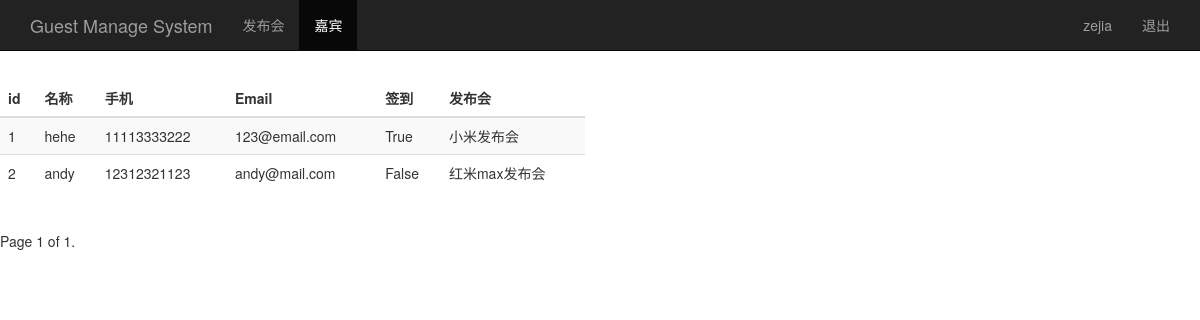
The page /guest_manage/ (signed in) on the database its author committed.
### sign/models.py (models this page shows, shortened)
class Guest(models.Model):
    event = models.ForeignKey(Event, on_delete=models.CASCADE)
    realname = models.CharField(max_length=64)
    phone = models.CharField(max_length=16)
    email = models.EmailField()
    sign = models.BooleanField()
    create_time = models.DateTimeField(auto_now=True)
    class Meta:
        unique_together = ('event', 'phone')

class Event(models.Model):
    name = models.CharField(max_length=100)    #发布会标题
    limit = models.IntegerField()              #参加人数
    status = models.BooleanField()             #状态
    address = models.CharField(max_length=200) #地址
    start_time = models.DateTimeField('event time')  #发布会时间
    create_time = models.DateTimeField(auto_now=True) #创建时间(自动获取当前时间)
    def __str__(self):
        return self.name

### sign/views.py (the view)
# urls.py: path('guest_manage/', views.guest_manage),
@login_required
def guest_manage(request):
    username = request.session.get('user', '')
    guest_list = Guest.objects.all()
    paginator = Paginator(guest_list, 2)
    page = request.GET.get('page')
    try:
        contacts = paginator.page(page)
    except PageNotAnInteger:
        contacts = paginator.page(1)
    except EmptyPage:
        contacts = paginator.page(paginator.num_pages)
    return render(request, 'guest_manage.html', {'user': username, 'guests': contacts})

### sign/templates/guest_manage.html (shortened to what this page needs)
<!DOCTYPE html>
<html lang="en">
<head>
    {% load bootstrap3 %}
    {% bootstrap_css %}
</head>
<body>
    <nav class="navbar navbar-inverse navbar-fixed-top">
        <div class="container">
            <div class="navbar-header">
                <a class="navbar-brand" href="/guest/manage/">Guest Manage System</a>
            </div>
            <div id="navbar" class="collapse navbar-collapse">
                <ul class="nav navbar-nav">
                    <li><a href="/event_manage/">发布会</a></li>
                    <li class="active"><a href="#">嘉宾</a> </li>
                </ul>
                <ul class="nav navbar-nav navbar-right">
                    <li><a href="#">{{ user }}</a></li>
                    <li><a href="/logout/">退出</a></li>
                </ul>
            </div>
        </div>
    </nav>
    <div class="row" style="padding-top: 80px;">
        <div class="col-md-6">
            <table class="table table-striped">
                <thead>
                    <tr>
                        <th>id</th><th>名称</th><th>手机</th><th>Email</th><th>签到</th>
                        <th>发布会</th>
                    </tr>
                </thead>
                <tbody>
                    {% for guest in guests %}
                    <tr>
                        <td>{{ guest.id }}</td>
                        <td>{{ guest.realname }}</td>
                        <td>{{ guest.phone}}</td>
                        <td>{{ guest.email}}</td>
                        <td>{{ guest.sign}}</td>
                        <td>{{ guest.event}}</td>
                    </tr>
                    {% endfor %}
                </tbody>
            </table>
        </div>
    </div>
    <div class="pagination">
        <span class="step-links">
            <span class="current">
                Page {{guests.number}} of {{ guests.paginator.num_pages}}.
            </span>
        </span>
    </div>
</body>
</html>

### rows shown on the page
Guest: id "1", realname "hehe", phone "11113333222", email "123@email.com", sign "True", event "小米发布会"
Guest: id "2", realname "andy", phone "12312321123", email "andy@mail.com", sign "False", event "红米max发布会"

### other values the page prints
{{ user }} "zejia"
{{ guests.number }} "1"
{{ guests.paginator.num_pages }} "1"
